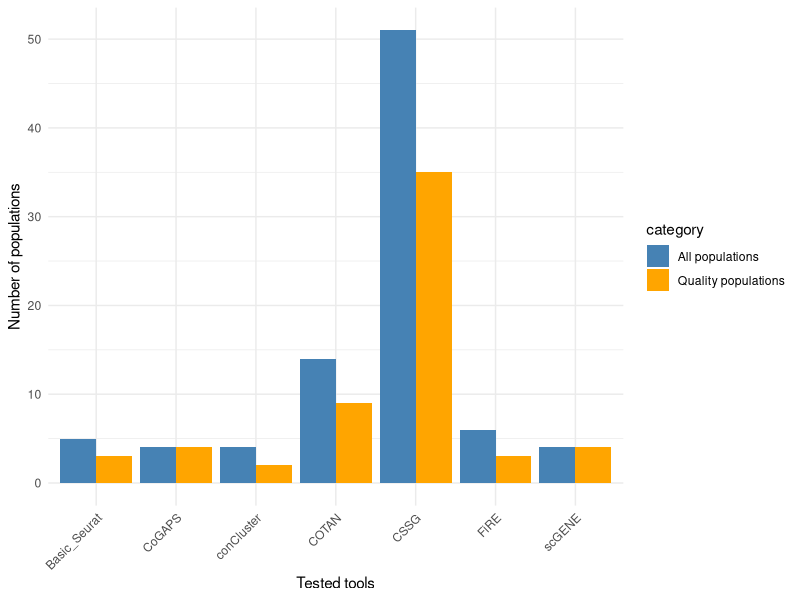
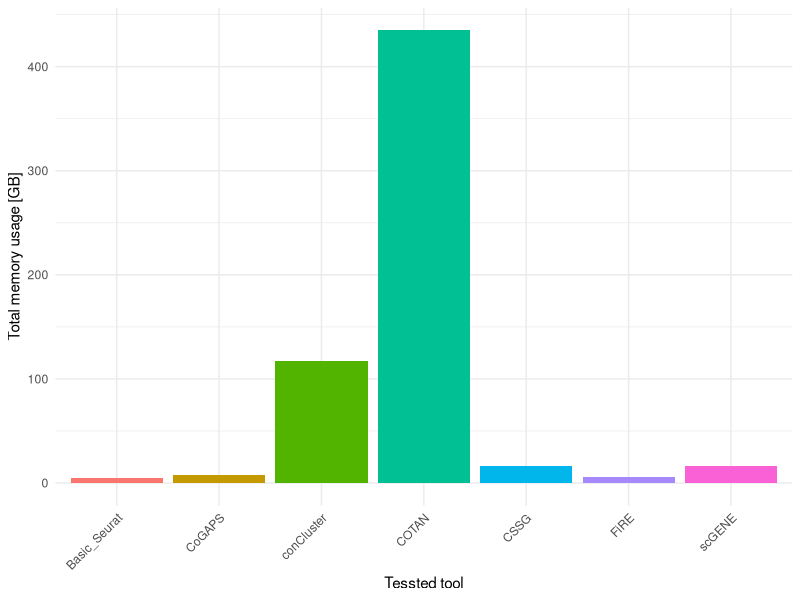
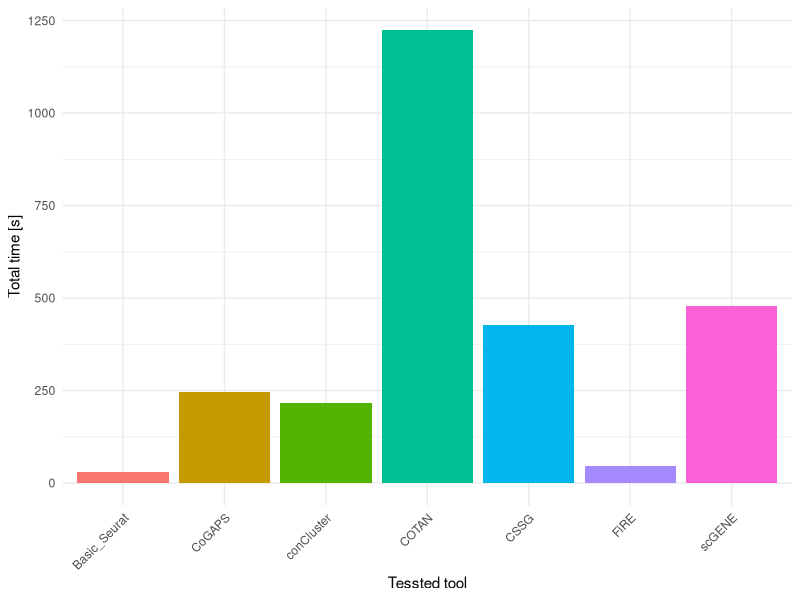

Write R code to recreate these figures, in order.
## ---- chunk 1
library(ggplot2)


data <- read.csv('test_stats/full.csv')


## ---- chunk 2



df_long <- reshape2::melt(data[,c("test", "All_populations", "Quality_populations")], id.vars = "test", variable.name = "category", value.name = "values")


df_long$category <- sub("_", " ", df_long$category)

# Tworzenie wykresu
populations <- ggplot(df_long, aes(x = test, y = values, fill = category)) +
                geom_bar(stat = "identity", position = "dodge") +
                labs(x = "Tested tools",
                     y = "Number of populations") +
                theme_minimal() +
                theme(axis.text.x = element_text(angle = 45, hjust = 1)) +
                scale_fill_manual(values = c("All populations" = "steelblue", "Quality populations" = "orange"))

populations

## ---- chunk 3





mem <- ggplot(data, aes(x = test, y = total.memory, fill = test)) +
        geom_bar(stat = "identity") +
        labs(x = "Tessted tool", y = "Total memory usage [GB]") +
        theme_minimal() +
        theme(axis.text.x = element_text(angle = 45, hjust = 1), legend.position = "none")


mem


## ---- chunk 4


time <- ggplot(data, aes(x = test, y = time, fill = test)) +
        geom_bar(stat = "identity") +
        labs(x = "Tessted tool", y = "Total time [s]") +
        theme_minimal() +
        theme(axis.text.x = element_text(angle = 45, hjust = 1), legend.position = "none")


time
 

## ---- chunk 5


raport_list <- list.files(path = file.path(getwd(), 'particular_raports/'), pattern = "*benchmark", full.names = TRUE)

for (file in raport_list) {
  
  cat(sprintf("- [%s](%s)\n", sub('.html', '', sub('benchmark_', '', basename(file))), file.path('particular_raports', basename(file))))
}


